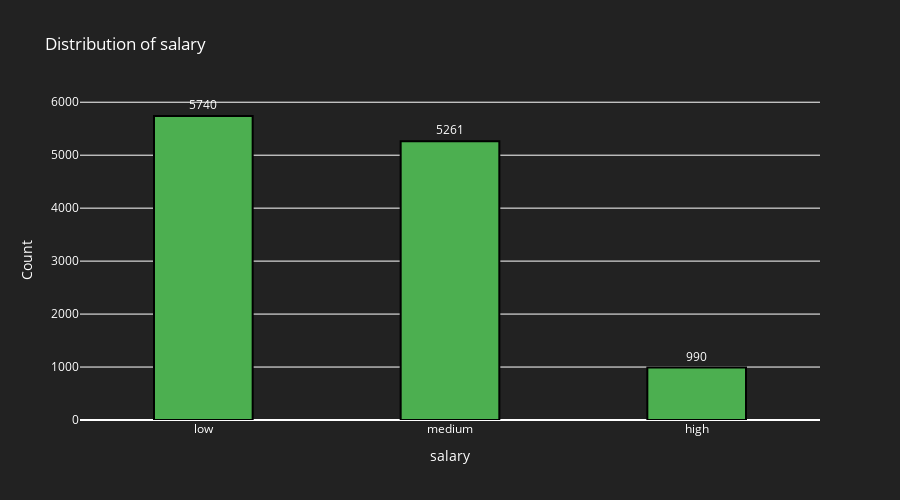
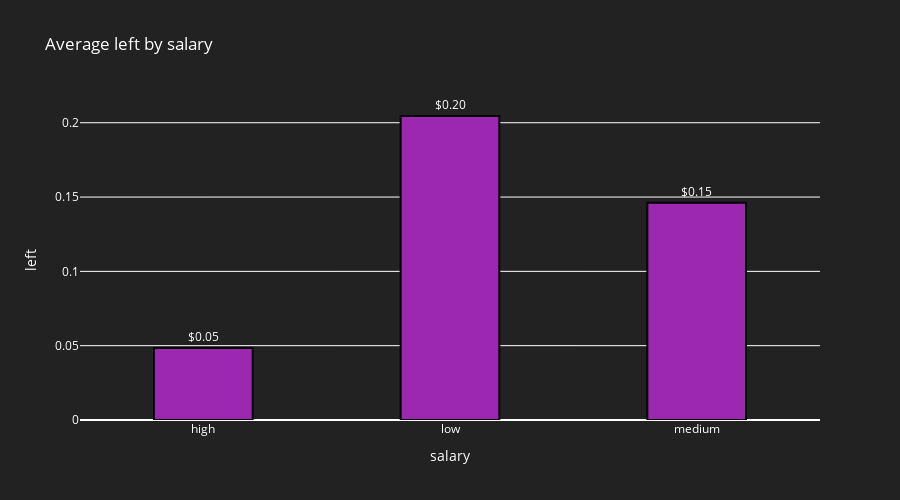

Notebook cell for these charts, in order:
### Code cell
# Salary Recommendations

explore_categorical_relationships(df, 'salary', target)

### Figure 1 — Plotly figure (JSON) as saved in the notebook; plotly's stock layout.template omitted (floating-point values rounded to 4 significant figures)
{"data": [{"marker": {"color": "rgb(76, 175, 80)", "line": {"color": "rgba(0,0,0,1)", "width": 2}, "opacity": 1}, "text": [5740, 5261, 990], "textposition": "outside", "type": "bar", "width": 0.4, "x": ["low", "medium", "high"], "y": [5740, 5261, 990]}], "layout": {"font": {"color": "white"}, "height": 500, "paper_bgcolor": "rgba(34, 34, 34, 1)", "plot_bgcolor": "rgba(34, 34, 34, 1)", "title": {"text": "Distribution of salary"}, "xaxis": {"title": {"text": "salary"}}, "yaxis": {"title": {"text": "Count"}}}}

### Figure 2 — Plotly figure (JSON) as saved in the notebook; plotly's stock layout.template omitted (floating-point values rounded to 4 significant figures)
{"data": [{"marker": {"color": "rgb(156, 39, 176)", "line": {"color": "rgba(0,0,0,1)", "width": 2}, "opacity": 1}, "text": ["$0.05", "$0.20", "$0.15"], "textposition": "outside", "type": "bar", "width": 0.4, "x": ["high", "low", "medium"], "y": [0.04848, 0.2045, 0.1462]}], "layout": {"font": {"color": "white"}, "height": 500, "paper_bgcolor": "rgba(34, 34, 34, 1)", "plot_bgcolor": "rgba(34, 34, 34, 1)", "title": {"text": "Average left by salary"}, "xaxis": {"title": {"text": "salary"}}, "yaxis": {"title": {"text": "left"}}}}
